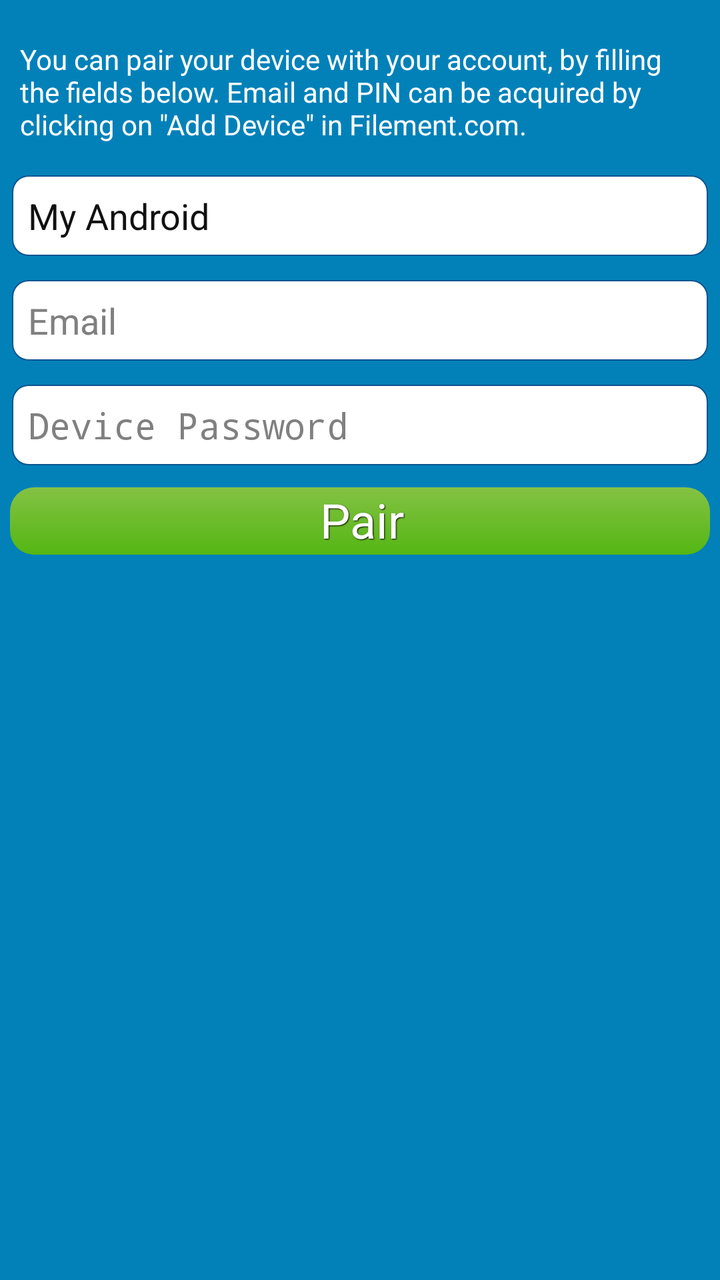
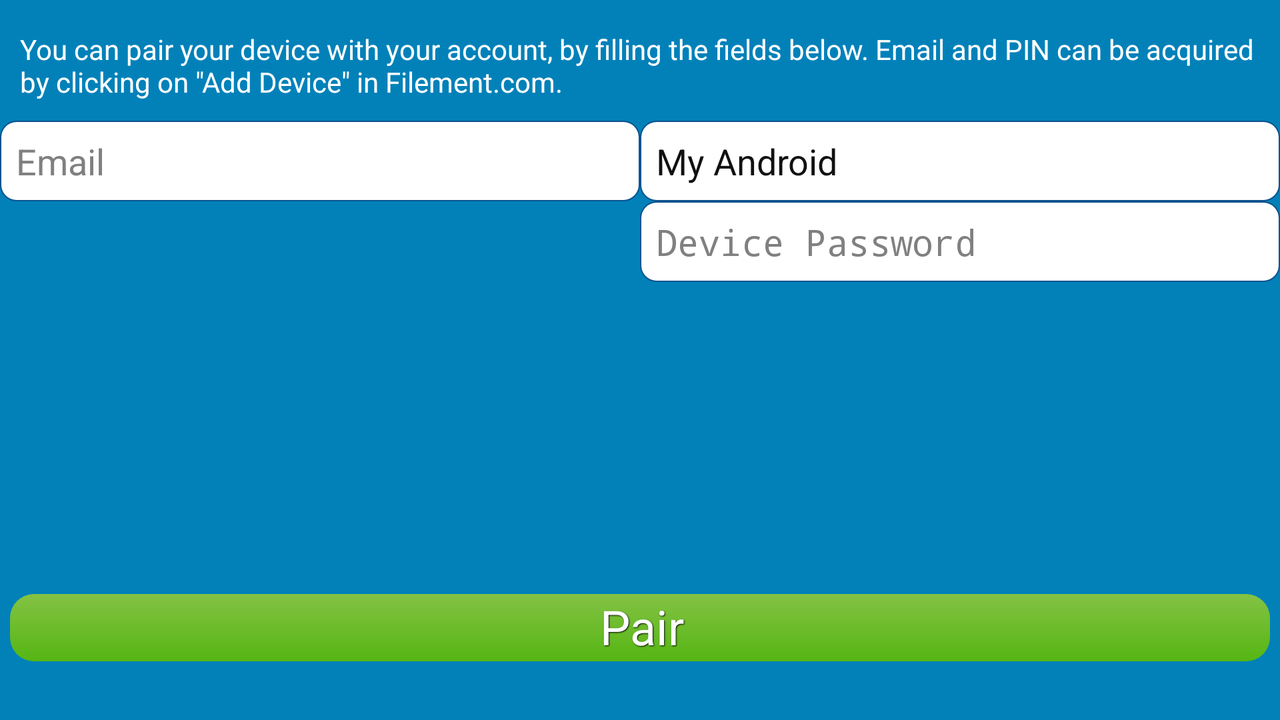

First picture: res/layout/ on a phone held upright. Second picture: the repository's own variant of that layout, on a device whose configuration matches the variant's folder. Source for both follows.
<!-- AndroidManifest.xml: application theme AppTheme -->
<!-- res/layout/activity_pair.xml -->
<FrameLayout xmlns:android="http://schemas.android.com/apk/res/android"
    xmlns:tools="http://schemas.android.com/tools"
    android:layout_width="match_parent"
    android:layout_height="match_parent"
    android:background="#0281b9"
    tools:context=".Filement" >

    

    

    <LinearLayout
        android:layout_width="match_parent"
        android:layout_height="match_parent"
        android:layout_marginTop="10dp"
        android:orientation="vertical" >
        
        <TextView
        android:id="@+id/textView1"
        android:layout_width="match_parent"
        android:layout_height="wrap_content"
        android:layout_margin="10dp"
        android:textColor="#ffffff"
        android:text="@string/PairDevDescr" />

        <EditText
            android:id="@+id/DeviceNameInput"
            android:layout_width="match_parent"
            android:layout_height="wrap_content"
            android:layout_margin="6dp"
            android:ems="10"
            android:padding="8dp"
            android:textColor="#111111"
            android:background="@drawable/background_radius"
            android:hint="@string/device_name"
            android:text="@string/my_android" />

        <EditText
            android:id="@+id/EmailInput"
            android:layout_width="match_parent"
            android:layout_height="wrap_content"
            android:padding="8dp"
            android:layout_margin="6dp"
            android:ems="10"
            android:textColor="#111111"
            android:background="@drawable/background_radius"
            android:hint="@string/account_email"
            android:inputType="textEmailAddress" />

        <EditText
            android:id="@+id/PasswordInput"
            android:layout_width="match_parent"
            android:layout_height="wrap_content"
            android:padding="8dp"
            android:layout_margin="6dp"
            android:ems="10"
            android:textColor="#111111"
            android:background="@drawable/background_radius"
            android:hint="@string/device_password"
            android:inputType="textPassword" />

        <Button
            android:id="@+id/PairButton2"
            android:layout_width="match_parent"
            android:layout_height="wrap_content"
            android:layout_margin="5dp"
            style="@style/TextShadow"
            android:background="@drawable/gradient_green"
            android:text="@string/pair" />

        <LinearLayout
            android:id="@+id/pair_descr_layout"
            android:layout_width="match_parent"
            android:layout_height="match_parent"
            android:layout_marginTop="6dp"
            android:orientation="vertical"
            android:visibility="invisible" >

            <ImageView
                android:id="@+id/imageView1"
                android:layout_width="35dp"
                android:layout_height="28dp"
                android:layout_gravity="center_horizontal"
                android:layout_margin="6dp"
                android:layout_weight="1"
                android:src="@drawable/error" />

            <TextView
                android:id="@+id/PairStatus"
                android:layout_width="wrap_content"
                android:layout_height="wrap_content"
                android:layout_gravity="center_horizontal"
                android:layout_margin="6dp"
                android:textAppearance="?android:attr/textAppearanceMedium"
                android:textColor="#ffffff" />
        </LinearLayout>

        <ProgressBar
            android:id="@+id/PairingProgress"
            style="?android:attr/progressBarStyleLarge"
            android:layout_width="wrap_content"
            android:layout_height="wrap_content"
            android:layout_gravity="center"
            android:visibility="invisible" />

    </LinearLayout>

    

</FrameLayout>
<!-- resources referenced by this layout -->
<resources>
  <!-- drawable background_radius (drawable) -->
  <shape xmlns:android="http://schemas.android.com/apk/res/android"
  android:shape="rectangle">
      
     <solid android:color="#FFFFFF"/>
     <corners android:radius="8dip" />
     <stroke android:width="2px" android:color="#09538e"/>
     
  </shape>
  <!-- drawable error: png bitmap (drawable, 7121 bytes) -->
  <!-- drawable gradient_green (drawable) -->
  <shape xmlns:android="http://schemas.android.com/apk/res/android"
  android:shape="rectangle">
      
     <gradient
        android:startColor="#84c244"
        android:endColor="#54b613"
        android:angle="270" />
     
     <corners android:radius="12dip" />
     
     
  </shape>
  <string name="PairDevDescr">You can pair your device with your account, by filling the fields below. Email and PIN can be acquired by clicking on \"Add Device\" in Filement.com.</string>
  <string name="account_email">Email</string>
  <string name="device_name">Device Name</string>
  <string name="device_password">Device Password</string>
  <string name="my_android">My Android</string>
  <string name="pair">Pair</string>
  <style name="TextShadow">
      <item name="android:paddingLeft">4px</item>
      <item name="android:paddingBottom">4px</item>
      <item name="android:textColor">#ffffffff</item>
      <item name="android:textSize">24sp</item>
      <item name="android:shadowColor">#000000</item>
      <item name="android:shadowDx">1</item>
      <item name="android:shadowDy">1</item>
      <item name="android:shadowRadius">1</item>
    </style>
  <style name="AppTheme" parent="AppBaseTheme">
          
      </style>
  <style name="AppBaseTheme" parent="android:Theme.Light">
          
      </style>
</resources>
<!-- res/layout-land/activity_pair.xml (the repository's variant of the layout above) -->
<!-- drawn on the phone turned sideways -->
<FrameLayout xmlns:android="http://schemas.android.com/apk/res/android"
    xmlns:tools="http://schemas.android.com/tools"
    android:layout_width="match_parent"
    android:layout_height="match_parent"
    android:background="#0281b9"
    tools:context=".Filement" >

    

    

    <LinearLayout
        android:layout_width="match_parent"
        android:layout_height="match_parent"
        android:layout_marginTop="5dp"
        android:orientation="vertical" >
        
        <TextView
            android:id="@+id/textView1"
            android:layout_width="match_parent"
            android:layout_height="wrap_content"
            android:textColor="#ffffff"
            android:layout_margin="10dp"
            android:text="@string/PairDevDescr" />

        

        <LinearLayout
            android:layout_width="match_parent"
            android:layout_height="wrap_content"
            android:layout_weight="1.0" >

      	  <LinearLayout
            android:layout_width="0dp" 
            android:layout_height="wrap_content"
            android:layout_weight=".50"
            android:orientation="vertical" >
            
            <EditText
                android:id="@+id/EmailInput"
                
           		 android:layout_width="match_parent"
           		 android:layout_height="wrap_content"
           		 android:layout_weight=".25"
                android:ems="10"
                android:padding="8dp"
           		android:textColor="#111111"
           	 	android:background="@drawable/background_radius"
                android:hint="@string/account_email"
                android:inputType="textEmailAddress" >

                <requestFocus />
            </EditText>
          
           
         </LinearLayout>
         
        <LinearLayout
            android:layout_width="0dp" 
            android:layout_height="wrap_content"
            android:layout_weight=".50"
            android:orientation="vertical" >
           
		 <EditText
            android:id="@+id/DeviceNameInput"
            android:layout_width="match_parent"
            android:layout_height="wrap_content"
            android:layout_weight=".25"
            android:ems="10"
                android:padding="8dp"
           		android:textColor="#111111"
           	 	android:background="@drawable/background_radius"
            
            android:hint="@string/device_name"
            android:text="@string/my_android"
             />
		 
        <EditText
            android:id="@+id/PasswordInput"
            android:layout_width="match_parent"
            android:layout_height="wrap_content"
            android:layout_weight=".25"
            android:ems="10"
                android:padding="8dp"
           		android:textColor="#111111"
           	 	android:background="@drawable/background_radius"
            android:hint="@string/device_password"
            android:inputType="textPassword" />
        </LinearLayout>   
        
        
        </LinearLayout>

        

        <Button
            android:id="@+id/PairButton2"
            android:layout_width="match_parent"
            android:layout_height="wrap_content"
            android:layout_margin="5dp"
            style="@style/TextShadow"
            android:background="@drawable/gradient_green"
            android:text="@string/pair" />

        <TextView
            android:id="@+id/PairStatus"
            android:layout_width="wrap_content"
            android:layout_height="wrap_content"
            android:layout_gravity="center"
            android:textAppearance="?android:attr/textAppearanceMedium" />

        <ProgressBar
            android:id="@+id/PairingProgress"
            style="?android:attr/progressBarStyleLarge"
            android:layout_width="0dp"
            android:layout_height="0dp"
            android:layout_gravity="center"
            android:visibility="invisible" />

    </LinearLayout>

    

</FrameLayout>
<!-- resources referenced by the variant -->
<!-- as the phone turned sideways resolves them -->
<resources>
  <!-- drawable background_radius (drawable) -->
  <shape xmlns:android="http://schemas.android.com/apk/res/android"
  android:shape="rectangle">
      
     <solid android:color="#FFFFFF"/>
     <corners android:radius="8dip" />
     <stroke android:width="2px" android:color="#09538e"/>
     
  </shape>
  <!-- drawable gradient_green (drawable) -->
  <shape xmlns:android="http://schemas.android.com/apk/res/android"
  android:shape="rectangle">
      
     <gradient
        android:startColor="#84c244"
        android:endColor="#54b613"
        android:angle="270" />
     
     <corners android:radius="12dip" />
     
     
  </shape>
  <string name="PairDevDescr">You can pair your device with your account, by filling the fields below. Email and PIN can be acquired by clicking on \"Add Device\" in Filement.com.</string>
  <string name="account_email">Email</string>
  <string name="device_name">Device Name</string>
  <string name="device_password">Device Password</string>
  <string name="my_android">My Android</string>
  <string name="pair">Pair</string>
  <style name="TextShadow">
      <item name="android:paddingLeft">4px</item>
      <item name="android:paddingBottom">4px</item>
      <item name="android:textColor">#ffffffff</item>
      <item name="android:textSize">24sp</item>
      <item name="android:shadowColor">#000000</item>
      <item name="android:shadowDx">1</item>
      <item name="android:shadowDy">1</item>
      <item name="android:shadowRadius">1</item>
    </style>
  <style name="AppTheme" parent="AppBaseTheme">
          
      </style>
  <style name="AppBaseTheme" parent="android:Theme.Light">
          
      </style>
</resources>
